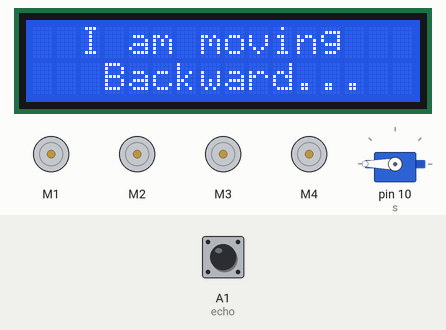
Recording of a sketch running on a simulated Arduino Uno, built with avr-gcc and run on an emulated ATmega328P. Parts: 16×2 character LCD, 4 × DC motor (green arrow = forward, orange = backward, longer = faster), servo. The test bench sets the inputs (shaded band); at power-on: A1 (echo) LOW.

Above: at 7.2 s.
7.3 s: A1 (echo) pulsed HIGH 2 times (0.12 s each, 0.3 s apart)
At 9.3 s:
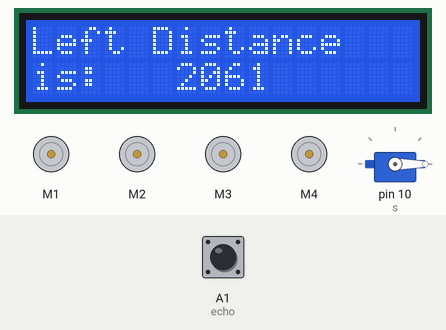
At 11.1 s:
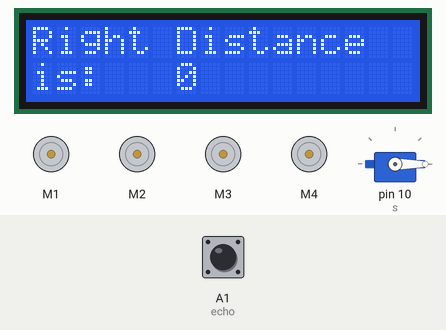
Timing chart, 0 to 19.0 s (numbered marks = the images above; inputs shaded):
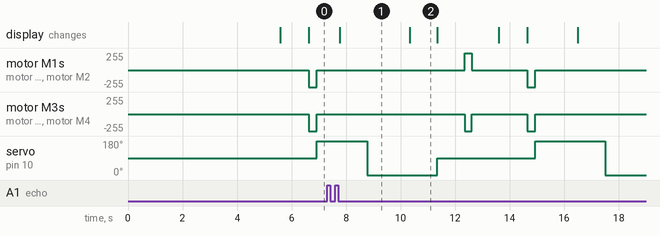

The sketch:

obstracle_avoider_with_lcd.ino
```cpp
#include<Servo.h>
#include<AFMotor.h>
#include <LiquidCrystal_I2C.h>
int trig=A0;
int echo=A1;
long duration;
float distance;
int d;
int Ldis;
int Rdis;
int left;
int right;
Servo s;
AF_DCMotor m1(1);
AF_DCMotor m2(2);
AF_DCMotor m3(3);
AF_DCMotor m4(4);
LiquidCrystal_I2C lcd(0x3F,16,2);
void setup()
{
lcd.init();
lcd.backlight();
pinMode(echo,INPUT);
pinMode(trig,OUTPUT);
m1.setSpeed(255);
m2.setSpeed(255);
m3.setSpeed(255);
m4.setSpeed(255);
s.attach(10);
 start();
lcd.clear();
}

void forward()
{
lcd.setCursor(2,0);
lcd.print("I am moving");
lcd.setCursor(3,1);
lcd.print("Forward...");
m1.run(FORWARD);
m2.run(FORWARD);
m3.run(FORWARD);
m4.run(FORWARD);
}
void backward()
{
m1.run(BACKWARD);
m2.run(BACKWARD);
m3.run(BACKWARD);
m4.run(BACKWARD);
}
void moveleft()
{
m1.run(BACKWARD);
m2.run(BACKWARD);
m3.run(FORWARD);
m4.run(FORWARD);
}
void moveright(){
m1.run(FORWARD);
m2.run(FORWARD);
m3.run(BACKWARD);
m4.run(BACKWARD);

}
int ultrasonic(){
  digitalWrite(trig,LOW);
  delay(2);
  digitalWrite(trig,HIGH);
  delay(10);
  digitalWrite(trig,LOW);
  duration=pulseIn(echo,HIGH);
  distance=(duration/2)/29.1;
  return distance;
}
int seeleft(){
  s.write(180);
  delay(500);
  left=ultrasonic();
  return left;
}
int seeright(){
  s.write(0);
  delay(500);
  right=ultrasonic();
  return right;
}
void Stop(){
m1.run(RELEASE);
m2.run(RELEASE);
m3.run(RELEASE);
m4.run(RELEASE);
}
void start()
{
lcd.setCursor(0,0);
lcd.print("I am Activated..");
delay(5000);
s.write(90);
delay(500);
}
void distleft()
{      lcd.clear();
      lcd.setCursor(0,0);
      lcd.print("I am turning");
       lcd.setCursor(0,1);
      lcd.print("Right...");
      delay(1000);
}
void distright()
{      lcd.clear();
      lcd.setCursor(0,0);
      lcd.print("I am turning");
       lcd.setCursor(0,1);
      lcd.print("left...");
      delay(1000);

}

void loop()
{
  d = ultrasonic();

  if (d <= 30)
  {
    Stop();
     lcd.clear();
     lcd.setCursor(2,0);
     lcd.print("I am moving");
     lcd.setCursor(3,1);
    lcd.print("Backward...");
    backward();
    delay(300);
    Stop();
    Ldis = seeleft();
     lcd.clear();
    lcd.setCursor(0,0);
    lcd.print("Left Distance                           is:");
    lcd.setCursor(6,1);
    lcd.print(Ldis);
    delay(1000);
    s.write(90);
    Rdis = seeright();
     lcd.clear();
     lcd.setCursor(0,0);
      lcd.print("Right Distance                          is:");
      lcd.setCursor(6,1);
      lcd.print(Rdis);
      delay(1000);
    s.write(90);
    if (Ldis < Rdis)
    {
       lcd.clear();
      distleft();
      moveleft();
      delay(250);
      Stop();
      delay(500);
    }
     else if (Ldis > Rdis)
     {
       lcd.clear();
      distright();
      moveright();
      delay(250);
      Stop();
      delay(1000);
    }
     lcd.clear();
  }
  else
  {
 // lcd.clear();

  forward();


  }
}
```

Measured:
- after the input at 7.3 s, motor M3, motor M4: alternates backward 255/255 for 0.28 s and stopped for 2.0 s, 4 changes in all, then stays stopped, starting after 5.1 s
- what the display in image 1 shows lasts 2.5 s, from 7.8 s to 10.3 s
- what the display in image 2 shows lasts 1.1 s, from 10.3 s to 11.4 s
